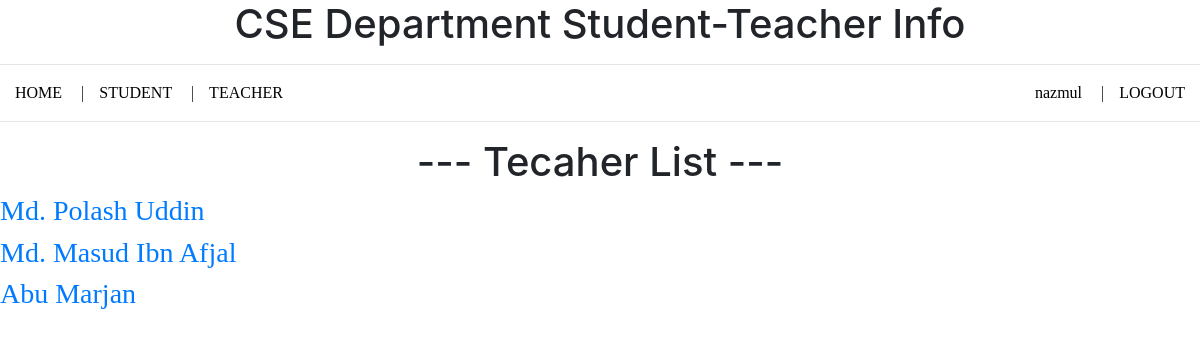
/teacher-list/ (signed in), run on the app's committed database.
### Info/models.py (models this page shows, shortened)
class Teacher(models.Model):
    Name = models.CharField(max_length=100)
    Title = models.CharField(max_length=100)
    Research_Interest = models.TextField()

### Info/views.py (the view)
# urls.py: path('teacher-list/', views.teacher_list, name='teacher-list'),
def teacher_list(request):
    teachers = Teacher.objects.all()
    return render(request, 'teacher_list.html', {'all_teacher_list': teachers})

### templates/teacher_list.html
{% extends 'base.html' %}
{% block content %}
      <h1 align="center"> --- Tecaher List --- </h1>
      <ul>
          {% for teacher in all_teacher_list %}
            <h3> <a href="{% url 'single-teacher' teacher.pk %}"> {{ teacher.Name }}</a></h3>
          {% endfor %}
      </ul>
{% endblock %}

### templates/base.html (shortened to what this page needs)
<!DOCTYPE html>
<html lang="en">
<head>
   {% load static %}
    <link href="{% static 'css/bootstrap.min.css' %}" rel="stylesheet">
    <link rel="stylesheet" href="{% static 'style.css' %}">
</head>
<body>
    <h1 align="center"> CSE Department Student-Teacher Info </h1>
    <hr>
    <ul>
        <li><a href="{% url 'home' %}"> HOME </a> | </li>
        <li><a href="{% url 'student-list' %}"> STUDENT </a> | </li>
        <li><a href="{% url 'teacher-list' %}"> TEACHER </a>  </li>
        {% if user.is_authenticated %}
        <li style="float:right"> <a href="{% url 'logout' %}" > LOGOUT </a></li>
        <li style="float:right"> <a href="{% url 'logged-user' %}" > {{user.username}} </a>|</li>
        {% else %}
        <li style="float:right"> <a href="{% url 'register' %}" > REGISTER </a></li>
        <li style="float:right"> <a href="{% url 'login' %}"> LOGIN </a>|</li>
        {% endif %}
    </ul>
    <hr>
    {% block content %}
    {% endblock %}
</body>
</html>

### static/style.css (style rules this page uses)
body { background-color: white; }
ul { list-style-type: none; margin: 0; padding: 0; overflow: hidden; background-color: white; font-family: Cambria, Cochin, Georgia, Times, 'Times New Roman', serif; }
li { float: left; }
li a { color: black; text-align: center; padding: 15px 15px; text-decoration: none; }

### data on the page
Teacher: Name "Md. Polash Uddin"
Teacher: Name "Md. Masud Ibn Afjal"
Teacher: Name "Abu Marjan"

### other printed values
{{ user.username }} "nazmul"
